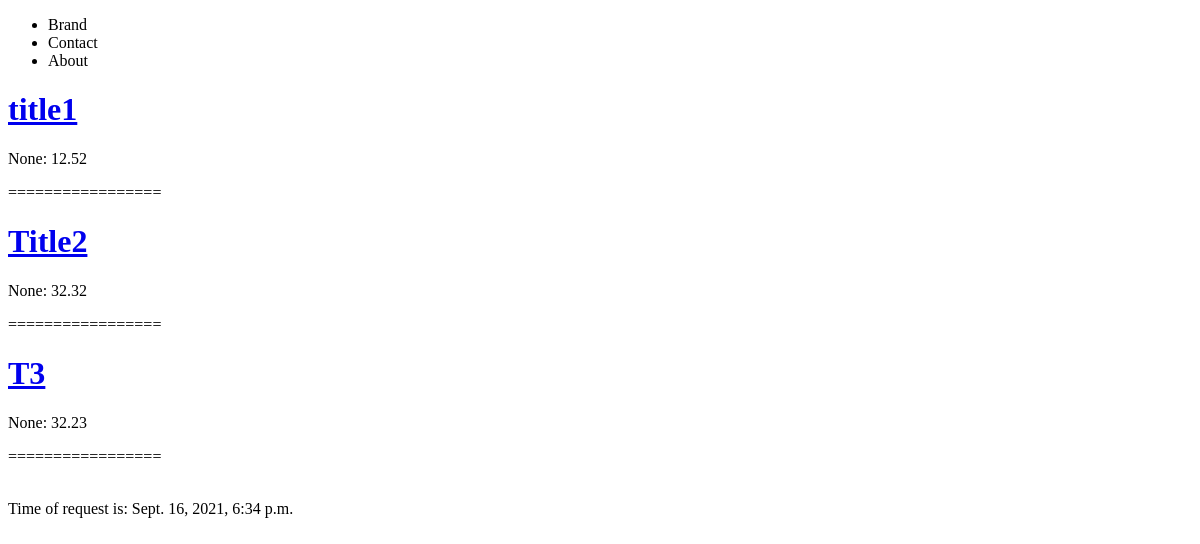
Before: /products/ with the older database file.
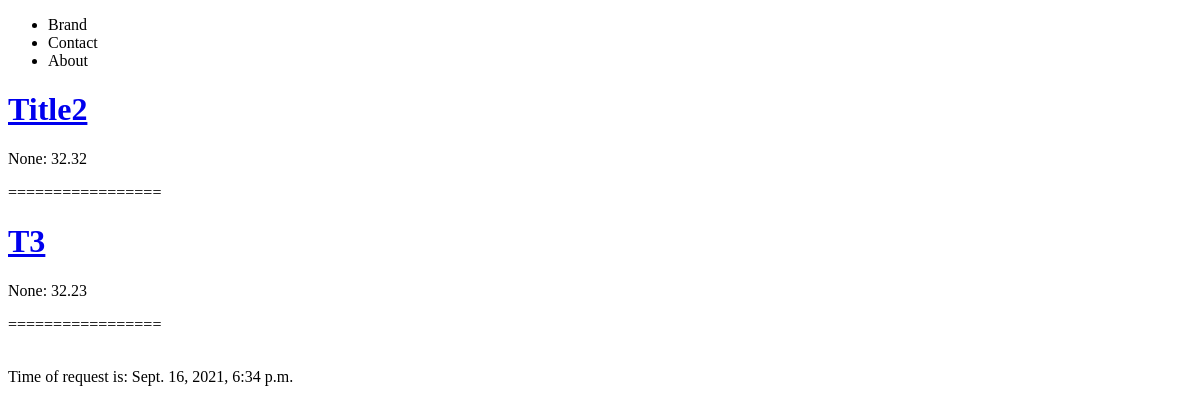
After: the same page with the newer database file.
### products/models.py (models this page shows, shortened)
class Product(models.Model):
    title = models.CharField(max_length=120)
    description = models.TextField(blank=True, null=True)
    price = models.DecimalField(decimal_places=2, max_digits=10000)
    summary = models.TextField(blank=True, null=True)
    featured = models.BooleanField(default=False)
    def get_absolute_url(self):
        return reverse('products:detail', kwargs={'_id': self.id})

### products/views.py (the view)
# urls.py: path("", views.products_detail_view, name="list"),
def products_detail_view(request):
    objs = Product.objects.all()
    context = {'objects': objs, 'additional_time': request.additional_time}
    print(f'dir(request): {dir(request)}')
    return render(request, 'products/details.html', context)

### products/templates/products/details.html
{% extends 'base.html' %}
{% block content %}
{% for obj in objects %}
<h1><a href="{{ obj.get_absolute_url }}">{{ obj.title }}</a></h1>
<p>{{ obj.summary }}: {{ obj.price }}</p>
=================
{% endfor %}
<br>
<br>
<p>Time of request is: {{ additional_time }}</p>
{% endblock %}

Changed rows visible on the page:
removed Product: title "title1", summary "None", price "12.52"
